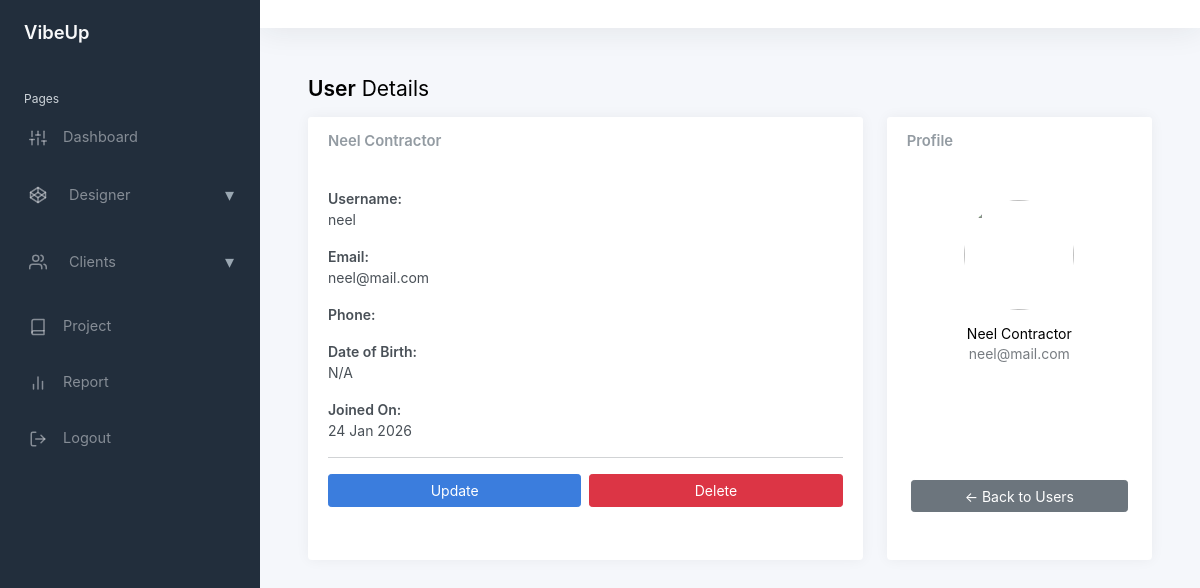
Screenshot of /adminkit-main/static/user_details.php?id=u1 with the database file from the repository.
### tables this page shows
CREATE TABLE User (
    id CHAR(20) PRIMARY KEY,
    name VARCHAR(100),
    email VARCHAR(15) UNIQUE NOT NULL,
    username VARCHAR(50) UNIQUE NOT NULL,
    password_hash VARCHAR(50),
    phone VARCHAR(10),
    profile_pic_url TEXT,
    dob DATE,
    role ENUM('user','designer','admin') DEFAULT 'user',
    created_at TIMESTAMP DEFAULT CURRENT_TIMESTAMP
);

### adminkit-main/static/user_details.php (the view, shortened to what this page needs)
<?php
include 'config.php';
$id = mysqli_real_escape_string($conn, $_GET['id']);
$sql = "
SELECT
    id,
    name,
    username,
    email,
    phone,
    profile_pic_url,
    dob,
    created_at
FROM user
WHERE id = '$id'
";
$result = mysqli_query($conn, $sql);
$user = mysqli_fetch_assoc($result);
?>
<!DOCTYPE html>
<html lang="en">
<head>
    <link href="css/app.css" rel="stylesheet">
</head>
<body>
<div class="wrapper">
    <?php include 'includes/sidebar.php'; ?>
    <div class="main">
        <nav class="navbar navbar-expand navbar-light navbar-bg">
        </nav>
        <main class="content user-details-page">
            <div class="container-fluid p-0">
                <h1 class="h3 mb-3"><strong>User</strong> Details</h1>
                <div class="row align-items-stretch">
                    <div class="col-lg-8 d-flex">
                        <div class="card h-100 w-100">
                            <div class="card-header">
                                <h5 class="card-title mb-0">
                                    <?= htmlspecialchars($user['name']) ?>
                                </h5>
                            </div>
                            <div class="card-body">
                                <p><strong>Username:</strong><br><?= htmlspecialchars($user['username']) ?></p>
                                <p><strong>Email:</strong><br><?= htmlspecialchars($user['email']) ?></p>
                                <p><strong>Phone:</strong><br><?= htmlspecialchars($user['phone']) ?></p>
                                <p><strong>Date of Birth:</strong><br>
                                    <?= $user['dob'] ? date('d M Y', strtotime($user['dob'])) : 'N/A' ?>
                                </p>
                                <p><strong>Joined On:</strong><br>
                                    <?= date('d M Y', strtotime($user['created_at'])) ?>
                                </p>
                                <hr>
                                <div class="row g-2">
                                    <div class="col-6">
                                        <a href="edit_user.php?id=<?= $user['id'] ?>"
                                           class="btn btn-primary w-100">Update</a>
                                    </div>
                                    <div class="col-6">
                                        <a href="delete_user.php?id=<?= $user['id'] ?>"
                                           onclick="return confirm('Delete this user?')"
                                           class="btn btn-danger w-100">Delete</a>
                                    </div>
                                </div>
                            </div>
                        </div>
                    </div>
                    <div class="col-lg-4 d-flex">
                        <div class="card h-100 w-100">
                            <div class="card-header">
                                <h5 class="card-title mb-0">Profile</h5>
                            </div>
                            <div class="card-body text-center d-flex flex-column justify-content-center">
                                <img src="<?= !empty($user['profile_pic_url'])
                                    ? '../' . htmlspecialchars($user['profile_pic_url'])
                                    : 'img/default-user.png' ?>"
                                    style="width:110px;height:110px;border-radius:50%;object-fit:cover;"
                                    class="mx-auto">
                                <h5 class="mt-3 mb-0"><?= htmlspecialchars($user['name']) ?></h5>
                                <p class="text-muted mb-1"><?= htmlspecialchars($user['email']) ?></p>
                            </div>
                              <div class="row justify-content-center mt-5 mb-5">
                                    <div class="col-10">
                                        <a href="user.php" class="btn btn-secondary w-100 mt-3">
                                            ← Back to Users
                                        </a>
                                    </div>
                                </div>
                        </div>
                    </div>
                </div>
            </div>
        </main>
    </div>
</div>
</body>
</html>

### rows the page displays
user: name "Neel Contractor", username "neel", email "neel@mail.com", created_at "24 Jan 2026"
